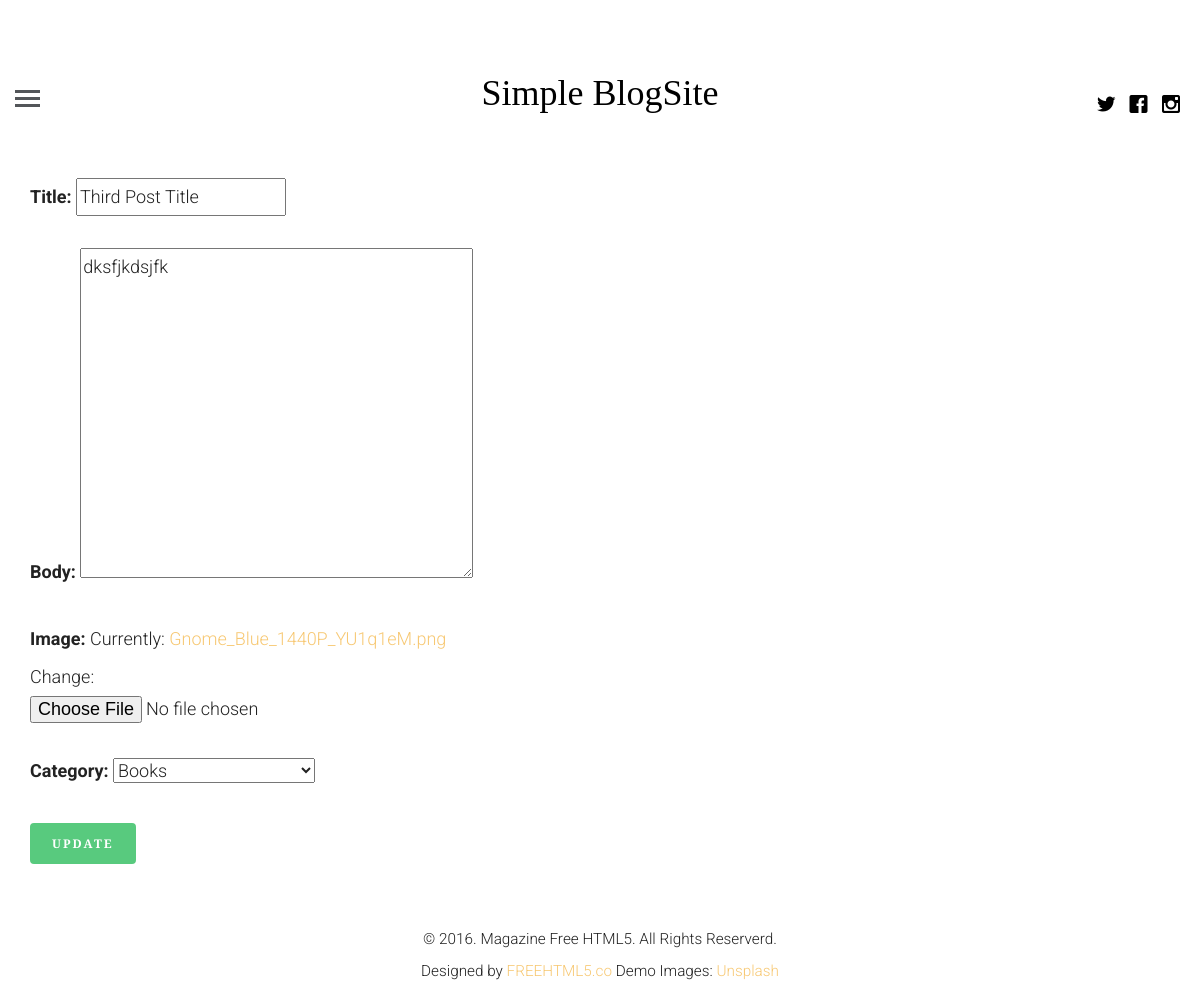
/update/27 (signed in), run on the app's committed database.
### blogapp/models.py (models this page shows, shortened)
class article(models.Model):
    article_author = models.ForeignKey(author, on_delete=models.CASCADE)
    title = models.CharField(max_length=200)
    body = models.TextField()
    image = models.FileField()
    posted_on = models.DateTimeField(auto_now=False, auto_now_add=True)
    updated_on = models.DateTimeField(auto_now=True, auto_now_add=False)
    category = models.ForeignKey(category, on_delete=models.CASCADE)

### blogapp/views.py (the view)
# urls.py: path('update/<int:pid>', views.getUpdate, name='update'),
def getUpdate(request, pid):
    if request.user.is_authenticated:
        u = get_object_or_404(author, name=request.user.id)
        post = get_object_or_404(article, id=pid)
        form = CreateForm(request.POST or None, request.FILES or None, instance=post)
        if form.is_valid():
            instance = form.save(commit=False)
            instance.article_author = u
            instance.save()
            messages.success(request, 'Article is updted successfully!')
            return redirect('profile')
        return render(request, 'templates/update.html', {'form': form})
    else:
        return redirect('login')

### blogapp/forms.py
class CreateForm(forms.ModelForm):
    class Meta:
        model = article
        fields = [
            'title',
            'body',
            'image',
            'category',
        ]

### blogapp/models.py (called while the page is built)
    def __str__(self):
        return self.name

### templates/templates/update.html (shortened to what this page needs)
{% extends 'templates/master.html' %}
{% block content %}
    <div class="container-fluid">
        <div class="container">
            <form action="" method="POST" enctype="multipart/form-data">
                {{ form.as_p }}
                <button class="btn btn-success">Update</button>
            </form>
        </div>
    </div>
{% endblock %}

### static/css/style.css (style rules this page uses)
html { background: #fff; }
body { font-family: "Roboto", arial, sans-serif; font-size: 18px; font-weight: 300; line-height: 1.8; color: #222; background: #fff; }
a { color: #f7c873; -webkit-transition: 0.5s; -o-transition: 0.5s; transition: 0.5s; }
p { margin-bottom: 30px; }
.btn { margin-right: 4px; margin-bottom: 4px; font-family: "Playfair Display", times, serif; font-size: 12px; letter-spacing: 2px; text-transform: uppercase; font-weight: 700; -webkit-border-radius: 4px; -moz-border-radius: 4px; -ms-border-radius: 4px; border-radius: 4px; -webkit-transition: 0.5s; -o-transition: 0.5s; transition: 0.5s; }
.btn-success { background: #58ca7e; color: #fff; border: 2px solid #58ca7e; }

### data on the page
article: title "Third Post Title", body "dksfjkdsjfk", category "Books"
